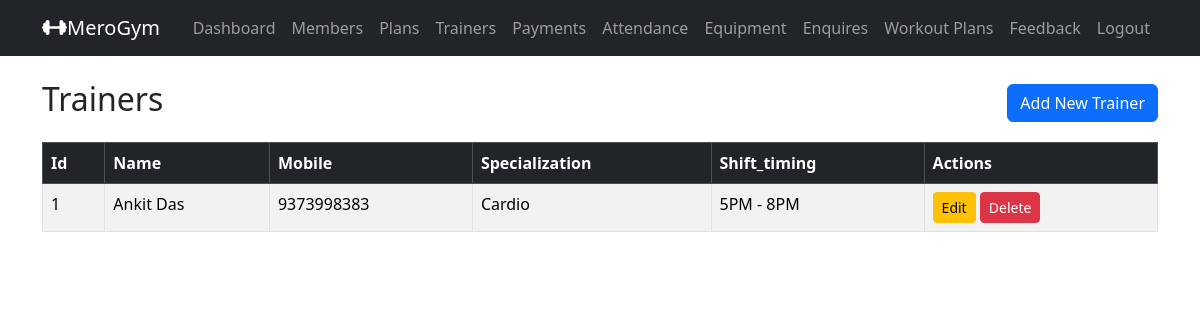
The page /admin_trainers/ (signed in) on the database as committed earlier.
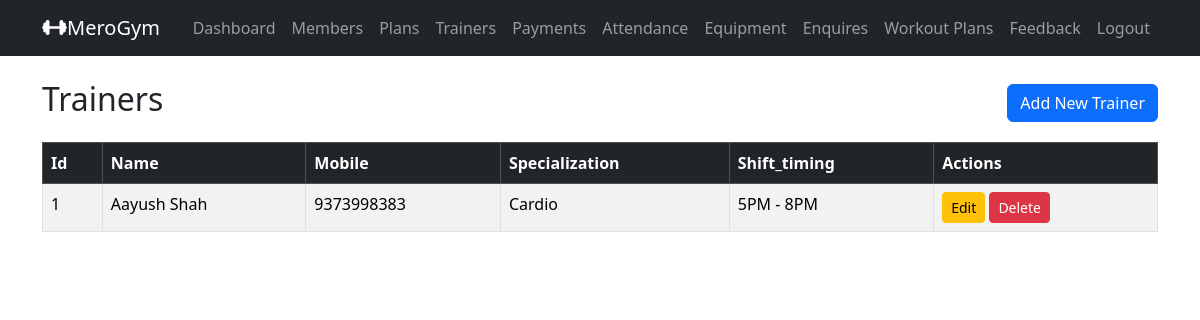
The same page on the database as committed later.
### gymapp/models.py (models this page shows, shortened)
class Trainer(models.Model):
    name = models.CharField(max_length=100)
    mobile = models.CharField(max_length=15)
    specialization = models.CharField(max_length=100)
    shift_timing = models.CharField(max_length=50)

### gymapp/views.py (the view)
    def wrapper(request, *args, **kwargs):
        if not request.user.is_authenticated or getattr(request.user, 'role', None) != 'ADMIN':
            messages.error(request, 'You must be logged in as an admin to access this page.')
            return redirect('admin_login')
        return view_func(request, *args, **kwargs)

### gymapp/views.py (called while the page is built)
def admin_required(view_func):
    def wrapper(request, *args, **kwargs):
        if not request.user.is_authenticated or getattr(request.user, 'role', None) != 'ADMIN':
            messages.error(request, 'You must be logged in as an admin to access this page.')
            return redirect('admin_login')
        return view_func(request, *args, **kwargs)
    return wrapper

@admin_required
def admin_trainers_list(request):
    trainers = Trainer.objects.all().order_by('name')
    return render(request, 'admin_trainers_list.html', {'trainers': trainers})

### gymapp/templates/admin_trainers_list.html (shortened to what this page needs)
{% extends 'base.html' %}
{% block content %}
<div class="d-flex justify-content-between align-items-center mb-3">
    <h2>Trainers</h2>
    <a href="{% url 'admin_trainer_add' %}" class="btn btn-primary">Add New Trainer</a>
</div>
<table class="table table-bordered table-striped">
    <thead class="table-dark">
        <tr>
            <th>Id</th>
            <th>Name</th>
            <th>Mobile</th>
            <th>Specialization</th>
            <th>Shift_timing</th>
            <th>Actions</th>
        </tr>
    </thead>
    <tbody>
        {% for trainer in trainers %}
        <tr>
            <td>{{ forloop.counter }}</td>
            <td>{{ trainer.name }}</td>
            <td>{{ trainer.mobile }}</td>
            <td>{{ trainer.specialization }}</td>
            <td>{{ trainer.shift_timing }}</td>
            <td>
                <a href="{% url 'admin_trainer_edit' trainer.id %}" class="btn btn-sm btn-warning">Edit</a>
                <form method="post" action="{% url 'admin_trainer_delete' trainer.id %}" style="display:inline;">
                    <button type="submit" class="btn btn-sm btn-danger" onclick="return confirm('Are you sure you want to delete this trainer?');">Delete</button>
                </form>
            </td>
        </tr>
        {% empty %}
        <tr>
            <td colspan="6" class="text-center">No trainers available.</td>
        </tr>
        {% endfor %}
</table>
{% endblock %}

Rows that differ between the two databases and show on the page:
changed Trainer "Cardio": name "Ankit Das" → "Aayush Shah"
